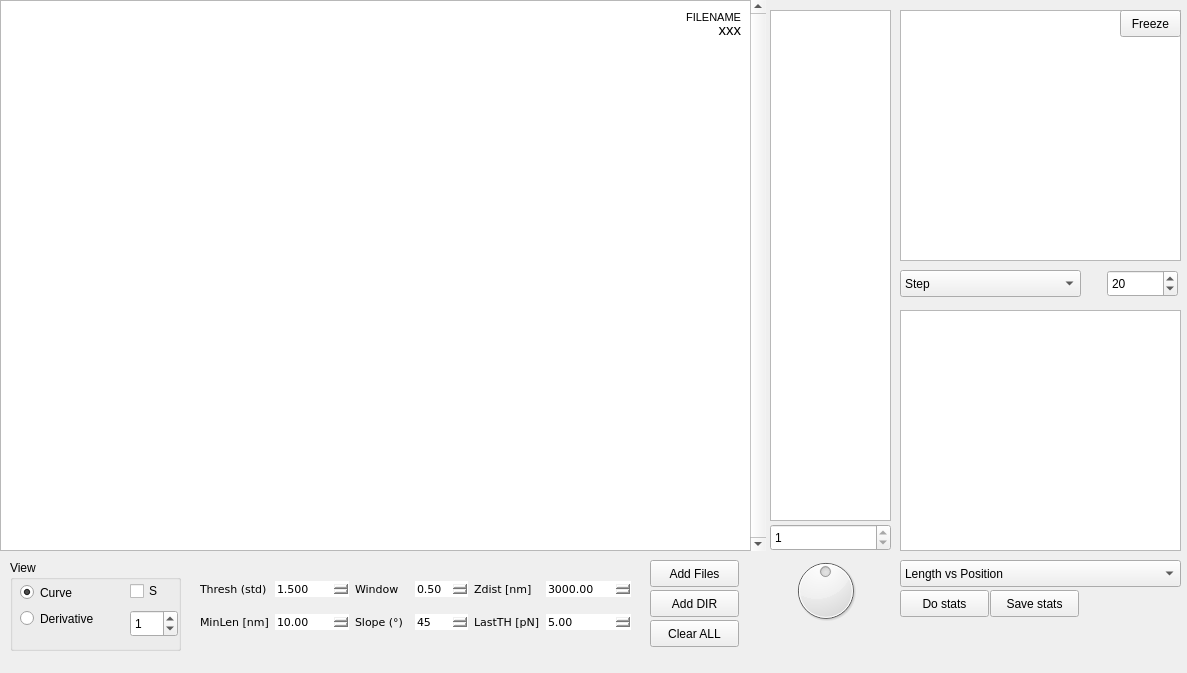
<?xml version="1.0" encoding="UTF-8"?>
<ui version="4.0">
 <class>facewindow</class>
 <widget class="QMainWindow" name="facewindow">
  <property name="geometry">
   <rect>
    <x>0</x>
    <y>0</y>
    <width>1187</width>
    <height>673</height>
   </rect>
  </property>
  <property name="windowTitle">
   <string>MainWindow</string>
  </property>
  <property name="windowIcon">
   <iconset>
    <normaloff>../../../../git/SiMPlE/smfsmanager/D_mica.png</normaloff>../../../../git/SiMPlE/smfsmanager/D_mica.png</iconset>
  </property>
  <widget class="QWidget" name="centralwidget">
   <widget class="PlotWidget" name="grafo">
    <property name="geometry">
     <rect>
      <x>0</x>
      <y>0</y>
      <width>751</width>
      <height>551</height>
     </rect>
    </property>
    <property name="toolTip">
     <string/>
    </property>
    <property name="statusTip">
     <string/>
    </property>
    <property name="whatsThis">
     <string/>
    </property>
   </widget>
   <widget class="QScrollBar" name="slide1">
    <property name="enabled">
     <bool>true</bool>
    </property>
    <property name="geometry">
     <rect>
      <x>750</x>
      <y>0</y>
      <width>16</width>
      <height>551</height>
     </rect>
    </property>
    <property name="minimum">
     <number>1</number>
    </property>
    <property name="maximum">
     <number>1</number>
    </property>
    <property name="tracking">
     <bool>false</bool>
    </property>
    <property name="orientation">
     <enum>Qt::Vertical</enum>
    </property>
   </widget>
   <widget class="QDial" name="slide2">
    <property name="enabled">
     <bool>true</bool>
    </property>
    <property name="geometry">
     <rect>
      <x>790</x>
      <y>555</y>
      <width>71</width>
      <height>71</height>
     </rect>
    </property>
    <property name="minimum">
     <number>1</number>
    </property>
    <property name="maximum">
     <number>1</number>
    </property>
    <property name="tracking">
     <bool>true</bool>
    </property>
   </widget>
   <widget class="QGraphicsView" name="griglia">
    <property name="enabled">
     <bool>true</bool>
    </property>
    <property name="geometry">
     <rect>
      <x>770</x>
      <y>10</y>
      <width>121</width>
      <height>511</height>
     </rect>
    </property>
   </widget>
   <widget class="QLabel" name="labFilename">
    <property name="geometry">
     <rect>
      <x>480</x>
      <y>10</y>
      <width>261</width>
      <height>16</height>
     </rect>
    </property>
    <property name="text">
     <string>&lt;!DOCTYPE HTML PUBLIC &quot;-//W3C//DTD HTML 4.0//EN&quot; &quot;http://www.w3.org/TR/REC-html40/strict.dtd&quot;&gt;
&lt;html&gt;&lt;head&gt;&lt;meta name=&quot;qrichtext&quot; content=&quot;1&quot; /&gt;&lt;style type=&quot;text/css&quot;&gt;
p, li { white-space: pre-wrap; }
&lt;/style&gt;&lt;/head&gt;&lt;body style=&quot; font-family:'Ubuntu'; font-size:11pt; font-weight:400; font-style:normal;&quot;&gt;
&lt;p style=&quot; margin-top:0px; margin-bottom:0px; margin-left:0px; margin-right:0px; -qt-block-indent:0; text-indent:0px;&quot;&gt;&lt;span style=&quot; font-size:8pt;&quot;&gt;FILENAME&lt;/span&gt;&lt;/p&gt;&lt;/body&gt;&lt;/html&gt;</string>
    </property>
    <property name="alignment">
     <set>Qt::AlignRight|Qt::AlignTrailing|Qt::AlignVCenter</set>
    </property>
   </widget>
   <widget class="QSpinBox" name="slide3">
    <property name="geometry">
     <rect>
      <x>770</x>
      <y>524</y>
      <width>121</width>
      <height>27</height>
     </rect>
    </property>
    <property name="minimum">
     <number>1</number>
    </property>
    <property name="maximum">
     <number>1</number>
    </property>
   </widget>
   <widget class="QPushButton" name="bAddFiles">
    <property name="geometry">
     <rect>
      <x>650</x>
      <y>560</y>
      <width>89</width>
      <height>27</height>
     </rect>
    </property>
    <property name="text">
     <string>Add Files</string>
    </property>
   </widget>
   <widget class="QPushButton" name="bAddDir">
    <property name="geometry">
     <rect>
      <x>650</x>
      <y>590</y>
      <width>89</width>
      <height>27</height>
     </rect>
    </property>
    <property name="text">
     <string>Add DIR</string>
    </property>
   </widget>
   <widget class="QGroupBox" name="groupBox">
    <property name="geometry">
     <rect>
      <x>10</x>
      <y>560</y>
      <width>171</width>
      <height>91</height>
     </rect>
    </property>
    <property name="styleSheet">
     <string notr="true"/>
    </property>
    <property name="title">
     <string>View</string>
    </property>
    <property name="flat">
     <bool>false</bool>
    </property>
    <property name="checkable">
     <bool>false</bool>
    </property>
    <widget class="QSpinBox" name="derorder">
     <property name="geometry">
      <rect>
       <x>120</x>
       <y>50</y>
       <width>48</width>
       <height>27</height>
      </rect>
     </property>
     <property name="maximum">
      <number>10</number>
     </property>
     <property name="value">
      <number>1</number>
     </property>
    </widget>
    <widget class="QCheckBox" name="segment">
     <property name="geometry">
      <rect>
       <x>120</x>
       <y>20</y>
       <width>41</width>
       <height>22</height>
      </rect>
     </property>
     <property name="text">
      <string>S</string>
     </property>
    </widget>
    <widget class="QWidget" name="layoutWidget">
     <property name="geometry">
      <rect>
       <x>10</x>
       <y>20</y>
       <width>102</width>
       <height>52</height>
      </rect>
     </property>
     <layout class="QVBoxLayout" name="verticalLayout_2">
      <item>
       <widget class="QRadioButton" name="radio_view">
        <property name="styleSheet">
         <string notr="true">border: none;</string>
        </property>
        <property name="text">
         <string>Curve</string>
        </property>
        <property name="checked">
         <bool>true</bool>
        </property>
        <attribute name="buttonGroup">
         <string notr="true">buttonGroup</string>
        </attribute>
       </widget>
      </item>
      <item>
       <widget class="QRadioButton" name="radio_deriv">
        <property name="styleSheet">
         <string notr="true">border: none;</string>
        </property>
        <property name="text">
         <string>Derivative</string>
        </property>
        <attribute name="buttonGroup">
         <string notr="true">buttonGroup</string>
        </attribute>
       </widget>
      </item>
     </layout>
    </widget>
   </widget>
   <widget class="QGroupBox" name="groupBox_2">
    <property name="geometry">
     <rect>
      <x>190</x>
      <y>560</y>
      <width>451</width>
      <height>91</height>
     </rect>
    </property>
    <property name="styleSheet">
     <string notr="true">border: none;</string>
    </property>
    <property name="title">
     <string/>
    </property>
    <widget class="QWidget" name="layoutWidget">
     <property name="geometry">
      <rect>
       <x>10</x>
       <y>10</y>
       <width>431</width>
       <height>71</height>
      </rect>
     </property>
     <layout class="QGridLayout" name="gridLayout">
      <item row="1" column="3">
       <widget class="QSpinBox" name="sg_mm">
        <property name="font">
         <font>
          <family>Verdana</family>
          <pointsize>8</pointsize>
         </font>
        </property>
        <property name="styleSheet">
         <string notr="true">border: none;</string>
        </property>
        <property name="minimum">
         <number>-90</number>
        </property>
        <property name="maximum">
         <number>90</number>
        </property>
        <property name="value">
         <number>45</number>
        </property>
       </widget>
      </item>
      <item row="1" column="2">
       <widget class="QLabel" name="label_4">
        <property name="font">
         <font>
          <family>Verdana</family>
          <pointsize>8</pointsize>
         </font>
        </property>
        <property name="styleSheet">
         <string notr="true">border: none;</string>
        </property>
        <property name="text">
         <string>Slope (°)</string>
        </property>
        <property name="textFormat">
         <enum>Qt::AutoText</enum>
        </property>
       </widget>
      </item>
      <item row="1" column="1">
       <widget class="QDoubleSpinBox" name="s_vth">
        <property name="font">
         <font>
          <family>Verdana</family>
          <pointsize>8</pointsize>
         </font>
        </property>
        <property name="styleSheet">
         <string notr="true">border: none;</string>
        </property>
        <property name="maximum">
         <double>9999.000000000000000</double>
        </property>
        <property name="singleStep">
         <double>0.100000000000000</double>
        </property>
        <property name="value">
         <double>10.000000000000000</double>
        </property>
       </widget>
      </item>
      <item row="0" column="0">
       <widget class="QLabel" name="label">
        <property name="font">
         <font>
          <family>Verdana</family>
          <pointsize>8</pointsize>
         </font>
        </property>
        <property name="styleSheet">
         <string notr="true">border: none;</string>
        </property>
        <property name="text">
         <string>Thresh (std)</string>
        </property>
        <property name="textFormat">
         <enum>Qt::AutoText</enum>
        </property>
       </widget>
      </item>
      <item row="1" column="0">
       <widget class="QLabel" name="label_2">
        <property name="font">
         <font>
          <family>Verdana</family>
          <pointsize>8</pointsize>
         </font>
        </property>
        <property name="styleSheet">
         <string notr="true">border: none;</string>
        </property>
        <property name="text">
         <string>MinLen [nm]</string>
        </property>
        <property name="textFormat">
         <enum>Qt::AutoText</enum>
        </property>
       </widget>
      </item>
      <item row="0" column="2">
       <widget class="QLabel" name="label_3">
        <property name="font">
         <font>
          <family>Verdana</family>
          <pointsize>8</pointsize>
         </font>
        </property>
        <property name="styleSheet">
         <string notr="true">border: none;</string>
        </property>
        <property name="text">
         <string>Window</string>
        </property>
        <property name="textFormat">
         <enum>Qt::AutoText</enum>
        </property>
       </widget>
      </item>
      <item row="0" column="1">
       <widget class="QDoubleSpinBox" name="s_mth">
        <property name="font">
         <font>
          <family>Verdana</family>
          <pointsize>8</pointsize>
         </font>
        </property>
        <property name="styleSheet">
         <string notr="true">border: none;</string>
        </property>
        <property name="decimals">
         <number>3</number>
        </property>
        <property name="maximum">
         <double>1000.000000000000000</double>
        </property>
        <property name="singleStep">
         <double>0.100000000000000</double>
        </property>
        <property name="value">
         <double>1.500000000000000</double>
        </property>
       </widget>
      </item>
      <item row="0" column="4">
       <widget class="QLabel" name="label_5">
        <property name="font">
         <font>
          <family>Verdana</family>
          <pointsize>8</pointsize>
          <kerning>true</kerning>
         </font>
        </property>
        <property name="styleSheet">
         <string notr="true">border: none;</string>
        </property>
        <property name="frameShape">
         <enum>QFrame::NoFrame</enum>
        </property>
        <property name="lineWidth">
         <number>1</number>
        </property>
        <property name="text">
         <string>Zdist [nm]</string>
        </property>
        <property name="textFormat">
         <enum>Qt::AutoText</enum>
        </property>
       </widget>
      </item>
      <item row="0" column="5">
       <widget class="QDoubleSpinBox" name="plath">
        <property name="font">
         <font>
          <family>Verdana</family>
          <pointsize>8</pointsize>
         </font>
        </property>
        <property name="minimum">
         <double>-100000.000000000000000</double>
        </property>
        <property name="maximum">
         <double>100000.000000000000000</double>
        </property>
        <property name="value">
         <double>3000.000000000000000</double>
        </property>
       </widget>
      </item>
      <item row="1" column="4">
       <widget class="QLabel" name="label_6">
        <property name="font">
         <font>
          <family>Verdana</family>
          <pointsize>8</pointsize>
         </font>
        </property>
        <property name="styleSheet">
         <string notr="true">border: none;</string>
        </property>
        <property name="lineWidth">
         <number>1</number>
        </property>
        <property name="text">
         <string>LastTH [pN]</string>
        </property>
        <property name="textFormat">
         <enum>Qt::AutoText</enum>
        </property>
       </widget>
      </item>
      <item row="1" column="5">
       <widget class="QDoubleSpinBox" name="lasth">
        <property name="font">
         <font>
          <family>Verdana</family>
          <pointsize>8</pointsize>
         </font>
        </property>
        <property name="maximum">
         <double>1000.000000000000000</double>
        </property>
        <property name="value">
         <double>5.000000000000000</double>
        </property>
       </widget>
      </item>
      <item row="0" column="3">
       <widget class="QDoubleSpinBox" name="sg_fw">
        <property name="font">
         <font>
          <family>Verdana</family>
          <pointsize>8</pointsize>
         </font>
        </property>
        <property name="styleSheet">
         <string notr="true">border: none;</string>
        </property>
        <property name="minimum">
         <double>0.010000000000000</double>
        </property>
        <property name="maximum">
         <double>99.989999999999995</double>
        </property>
        <property name="singleStep">
         <double>0.100000000000000</double>
        </property>
        <property name="value">
         <double>0.500000000000000</double>
        </property>
       </widget>
      </item>
     </layout>
    </widget>
   </widget>
   <widget class="PlotWidget" name="isto">
    <property name="geometry">
     <rect>
      <x>900</x>
      <y>10</y>
      <width>281</width>
      <height>251</height>
     </rect>
    </property>
    <property name="toolTip">
     <string/>
    </property>
    <property name="statusTip">
     <string/>
    </property>
    <property name="whatsThis">
     <string/>
    </property>
   </widget>
   <widget class="PlotWidget" name="scatter">
    <property name="geometry">
     <rect>
      <x>900</x>
      <y>310</y>
      <width>281</width>
      <height>241</height>
     </rect>
    </property>
    <property name="toolTip">
     <string/>
    </property>
    <property name="statusTip">
     <string/>
    </property>
    <property name="whatsThis">
     <string/>
    </property>
   </widget>
   <widget class="QComboBox" name="cIsto">
    <property name="geometry">
     <rect>
      <x>900</x>
      <y>270</y>
      <width>181</width>
      <height>27</height>
     </rect>
    </property>
    <property name="editable">
     <bool>false</bool>
    </property>
    <property name="currentIndex">
     <number>2</number>
    </property>
    <item>
     <property name="text">
      <string>Length</string>
     </property>
    </item>
    <item>
     <property name="text">
      <string>Number</string>
     </property>
    </item>
    <item>
     <property name="text">
      <string>Step</string>
     </property>
    </item>
   </widget>
   <widget class="QPushButton" name="bStat">
    <property name="geometry">
     <rect>
      <x>900</x>
      <y>590</y>
      <width>89</width>
      <height>27</height>
     </rect>
    </property>
    <property name="text">
     <string>Do stats</string>
    </property>
   </widget>
   <widget class="QComboBox" name="cScatter">
    <property name="geometry">
     <rect>
      <x>900</x>
      <y>560</y>
      <width>281</width>
      <height>27</height>
     </rect>
    </property>
    <property name="editable">
     <bool>false</bool>
    </property>
    <item>
     <property name="text">
      <string>Length vs Position</string>
     </property>
    </item>
    <item>
     <property name="text">
      <string>Step vs Position</string>
     </property>
    </item>
    <item>
     <property name="text">
      <string>Step vs Length</string>
     </property>
    </item>
   </widget>
   <widget class="QSpinBox" name="nBins">
    <property name="geometry">
     <rect>
      <x>1107</x>
      <y>270</y>
      <width>71</width>
      <height>27</height>
     </rect>
    </property>
    <property name="minimum">
     <number>1</number>
    </property>
    <property name="maximum">
     <number>1000</number>
    </property>
    <property name="value">
     <number>20</number>
    </property>
   </widget>
   <widget class="QPushButton" name="bClear">
    <property name="geometry">
     <rect>
      <x>650</x>
      <y>620</y>
      <width>89</width>
      <height>27</height>
     </rect>
    </property>
    <property name="text">
     <string>Clear ALL</string>
    </property>
   </widget>
   <widget class="QPushButton" name="bFreeze">
    <property name="geometry">
     <rect>
      <x>1120</x>
      <y>10</y>
      <width>61</width>
      <height>27</height>
     </rect>
    </property>
    <property name="text">
     <string>Freeze</string>
    </property>
   </widget>
   <widget class="QPushButton" name="bSSave">
    <property name="geometry">
     <rect>
      <x>990</x>
      <y>590</y>
      <width>89</width>
      <height>27</height>
     </rect>
    </property>
    <property name="text">
     <string>Save stats</string>
    </property>
   </widget>
   <widget class="QLabel" name="labDetails">
    <property name="geometry">
     <rect>
      <x>0</x>
      <y>20</y>
      <width>741</width>
      <height>20</height>
     </rect>
    </property>
    <property name="text">
     <string>&lt;!DOCTYPE HTML PUBLIC &quot;-//W3C//DTD HTML 4.0//EN&quot; &quot;http://www.w3.org/TR/REC-html40/strict.dtd&quot;&gt;
&lt;html&gt;&lt;head&gt;&lt;meta name=&quot;qrichtext&quot; content=&quot;1&quot; /&gt;&lt;style type=&quot;text/css&quot;&gt;
p, li { white-space: pre-wrap; }
&lt;/style&gt;&lt;/head&gt;&lt;body style=&quot; font-family:'Ubuntu'; font-size:11pt; font-weight:400; font-style:normal;&quot;&gt;
&lt;p style=&quot; margin-top:0px; margin-bottom:0px; margin-left:0px; margin-right:0px; -qt-block-indent:0; text-indent:0px;&quot;&gt;xxx&lt;/p&gt;&lt;/body&gt;&lt;/html&gt;</string>
    </property>
    <property name="alignment">
     <set>Qt::AlignRight|Qt::AlignTrailing|Qt::AlignVCenter</set>
    </property>
   </widget>
   <zorder>grafo</zorder>
   <zorder>slide1</zorder>
   <zorder>slide2</zorder>
   <zorder>griglia</zorder>
   <zorder>slide3</zorder>
   <zorder>labFilename</zorder>
   <zorder>bAddFiles</zorder>
   <zorder>bAddDir</zorder>
   <zorder>groupBox</zorder>
   <zorder>groupBox_2</zorder>
   <zorder>isto</zorder>
   <zorder>scatter</zorder>
   <zorder>cIsto</zorder>
   <zorder>bStat</zorder>
   <zorder>cScatter</zorder>
   <zorder>nBins</zorder>
   <zorder>bClear</zorder>
   <zorder>bFreeze</zorder>
   <zorder>bSSave</zorder>
   <zorder>labDetails</zorder>
  </widget>
  <widget class="QMenuBar" name="menubar">
   <property name="geometry">
    <rect>
     <x>0</x>
     <y>0</y>
     <width>1187</width>
     <height>25</height>
    </rect>
   </property>
  </widget>
 </widget>
 <customwidgets>
  <customwidget>
   <class>PlotWidget</class>
   <extends>QGraphicsView</extends>
   <header>pyqtgraph.h</header>
  </customwidget>
 </customwidgets>
 <resources/>
 <connections/>
 <slots>
  <slot>test(int)</slot>
  <slot>test()</slot>
  <slot>plotImage()</slot>
  <slot>viewCurve()</slot>
  <slot>goToCurve(int)</slot>
  <slot>moveJumping()</slot>
  <slot>moveJumping(int)</slot>
  <slot>addDirectory()</slot>
  <slot>addFiles()</slot>
  <slot>switchColor()</slot>
  <slot>saveCurves()</slot>
  <slot>processNext()</slot>
  <slot>savePeaks()</slot>
  <slot>refreshCurve()</slot>
 </slots>
 <buttongroups>
  <buttongroup name="buttonGroup"/>
 </buttongroups>
</ui>
